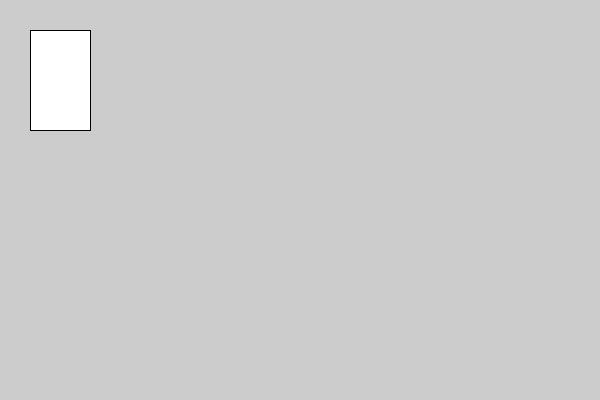
Frame 1 (no input)
Frame 60 (the mouse pressed at the canvas centre just before this capture): identical to frame 1, image omitted
Frame 120 (the mouse held since frame 60 and released just before this capture): identical to frame 1, image omitted

The Processing sketch that drew this single still picture (run headless with seeded random() and noise(); from frame 60 on, the mouse is pressed at the canvas centre):

// Processing sketch: sketch_rect1
// ── sketch_rect1.pde
void setup() {
  size(600,400);
};

void draw() {
  rectMode(CORNER);
  rect(30,30,60,100);
};
